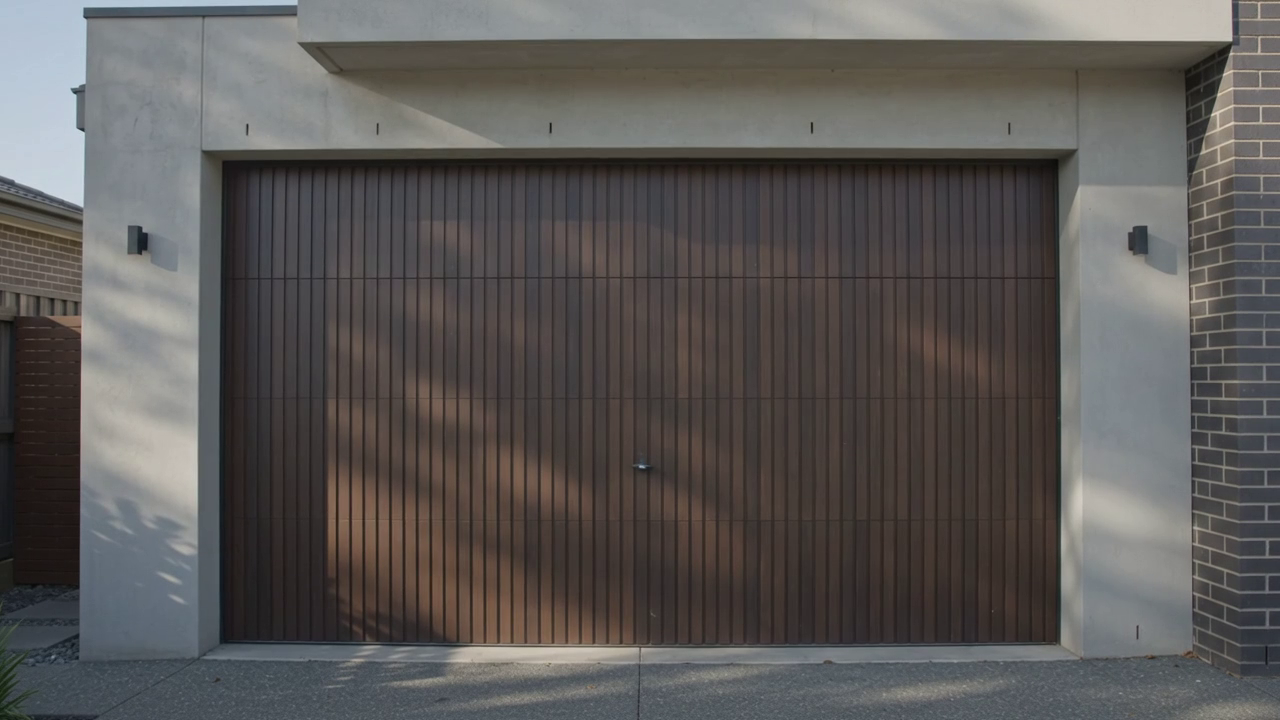
#> input picture frame 24 of VideoEntrenar.mp4, 1280 x 720 px, given in place of AndenPSP1.mp4, which was not available
$ python definir_roi.py
#> lines starting #> are read from the running program, lines starting #| are printed output that depends on the picture
### app/config.py
import os
from urllib.parse import quote
from dotenv import load_dotenv

# Cargar las variables del archivo .env
load_dotenv()

# --- 1. CONFIGURACIÓN DE LA API ---
API_URL = "http://127.0.0.1:8000/api/eventos/"
TOKEN_API = os.getenv("DJANGO_TOKEN_API", "")
HEADERS_API = {'Authorization': f'Token {TOKEN_API}'}

# --- 2. CONFIGURACIÓN DE LA CÁMARA ---
# Interruptor para alternar entre entorno de pruebas y producción.
# Se controla desde el .env con USAR_CAMARA_IP=True
USAR_CAMARA_IP = os.getenv("USAR_CAMARA_IP", "False").strip().lower() in ("true", "1", "si", "yes")

VIDEO_LOCAL = "Videos/AndenPSP1.mp4"

# Rutas RTSP conocidas segun fabricante, para el modo de descubrimiento
RUTAS_COMUNES = [
    "/cam/realmonitor?channel=1&subtype=0",   # Dahua sub-stream 0 (principal)
    "/cam/realmonitor?channel=1&subtype=1",   # Dahua sub-stream 1 (mas liviano)
    "/Streaming/Channels/101",                # Hikvision principal
    "/Streaming/Channels/102",                # Hikvision secundario
    "/live",
    "/h264Preview_01_main",                   # Reolink
    "",                                       # Sin ruta (algunas camaras genericas)
]


# [12 lines left out: function construir_url_rtsp, not called in this run]


def obtener_origen_video():
    """
    Retorna la URL RTSP de la cámara si USAR_CAMARA_IP es True,
    de lo contrario retorna la ruta del video local de pruebas.
    """
    if not USAR_CAMARA_IP:
        return VIDEO_LOCAL

    ruta = os.getenv("CAM_ROUTE", "").strip()
    return construir_url_rtsp(ruta if ruta else None)


# [4 lines left out: function ocultar_password, not called in this run]

### app/roi_config.py
import json
import os

import cv2
import numpy as np

# --- RUTAS ---
BASE_DIR = os.path.dirname(os.path.dirname(os.path.abspath(__file__)))
RUTA_ROIS = os.path.join(BASE_DIR, "config", "rois.json")

# Fracción mínima de la caja detectada que debe caer dentro de la zona
# para considerar que la detección pertenece a esa puerta.
SOLAPAMIENTO_MINIMO = 0.35


# [13 lines left out: function clave_origen, not called in this run]


class ZonaPuerta:
    """
    Región de interés poligonal asociada a una puerta.

    Los puntos se guardan normalizados (0.0 - 1.0) para que la zona siga siendo
    válida aunque cambie la resolución del video o de la cámara.
    """

    # [21 lines left out: functions __init__, preparar, not called in this run]

    def poligono(self, forma_frame):
        self.preparar(forma_frame)
        return self._poligono

    # [18 lines left out: function fraccion_dentro, not called in this run]

    def contiene(self, caja, forma_frame, umbral=SOLAPAMIENTO_MINIMO):
        return self.fraccion_dentro(caja, forma_frame) >= umbral

    # --- Dibujo ---
    # [24 lines left out: function dibujar, not called in this run]

    def a_dict(self):
        return {"nombre": self.nombre, "puntos": [list(p) for p in self.puntos_normalizados]}


def cargar_rois(origen_video):
    """
    Carga las zonas definidas para un origen de video.
    Retorna una lista vacía si no hay configuración (el sistema opera entonces
    sobre el frame completo, igual que antes).
    """
    if not os.path.exists(RUTA_ROIS):
        return []

    with open(RUTA_ROIS, "r", encoding="utf-8") as archivo:
        datos = json.load(archivo)

    zonas = datos.get(clave_origen(origen_video), [])
    return [ZonaPuerta(z["nombre"], z["puntos"]) for z in zonas]


# [15 lines left out: function guardar_rois, not called in this run]

### scripts/definir_roi.py
"""
Herramienta interactiva para definir las zonas de interés (ROI) de cada puerta.

Uso:
    python scripts/definir_roi.py

Controles:
    Click izquierdo  -> agregar punto al polígono en curso
    Click derecho    -> deshacer el último punto
    ENTER            -> cerrar el polígono y nombrarlo (por consola)
    d                -> eliminar la última zona guardada
    s                -> guardar todas las zonas en config/rois.json
    q / ESC          -> salir sin guardar
"""

import os
import sys

import cv2
import numpy as np

sys.path.append(os.path.dirname(os.path.dirname(os.path.abspath(__file__))))

from app.config import obtener_origen_video
from app.roi_config import ZonaPuerta, cargar_rois, guardar_rois

ANCHO_VENTANA = 1024
ALTO_VENTANA = 576
VENTANA = "Definir ROI de puertas"

puntos_en_curso = []


def al_hacer_click(evento, x, y, flags, parametros):
    if evento == cv2.EVENT_LBUTTONDOWN:
        puntos_en_curso.append((x, y))
    elif evento == cv2.EVENT_RBUTTONDOWN and puntos_en_curso:
        puntos_en_curso.pop()


def capturar_frame(origen):
#> called with origen = 'Videos/AndenPSP1.mp4'
    cap = cv2.VideoCapture(origen)
    if not cap.isOpened():
        print(f"No se pudo abrir el origen de video: {origen}")
        return None

    ret, frame = cap.read()
#> frame is the input picture: shape (720, 1280, 3); mean B, G, R 87.3, 88.8, 91.6
    cap.release()

    if not ret:
        print("No se pudo leer el primer frame del video.")
        return None
    return frame


def main():
    origen = obtener_origen_video()
    frame = capturar_frame(origen)
    if frame is None:
        return

    alto_original, ancho_original = frame.shape[:2]
#> alto_original = 720; ancho_original = 1280
    base = cv2.resize(frame, (ANCHO_VENTANA, ALTO_VENTANA))

    zonas = cargar_rois(origen)
    if zonas:
        print(f"Se cargaron {len(zonas)} zona(s) existente(s) para '{origen}'.")

    cv2.namedWindow(VENTANA)
    cv2.setMouseCallback(VENTANA, al_hacer_click)

    escala_x = ANCHO_VENTANA / ancho_original
#> escala_x = 0.8
    escala_y = ALTO_VENTANA / alto_original
#> escala_y = 0.8

    print(__doc__)

    while True:
        lienzo = base.copy()

        for zona in zonas:
            zona.dibujar(
                lienzo, escala_x, escala_y,
                forma_original=(alto_original, ancho_original),
            )

        # Polígono en construcción
        if puntos_en_curso:
            for punto in puntos_en_curso:
                cv2.circle(lienzo, punto, 4, (0, 255, 0), -1)
            if len(puntos_en_curso) > 1:
                cv2.polylines(
                    lienzo, [np.array(puntos_en_curso, dtype=np.int32)],
                    False, (0, 255, 0), 2,
                )

        cv2.putText(
            lienzo,
            f"Zonas: {len(zonas)} | puntos actuales: {len(puntos_en_curso)}",
            (20, 30), cv2.FONT_HERSHEY_SIMPLEX, 0.65, (255, 255, 255), 2,
        )
        cv2.putText(
            lienzo, "ENTER=cerrar zona  d=borrar ultima  s=guardar  q=salir",
            (20, ALTO_VENTANA - 20), cv2.FONT_HERSHEY_SIMPLEX, 0.55, (200, 200, 200), 1,
        )
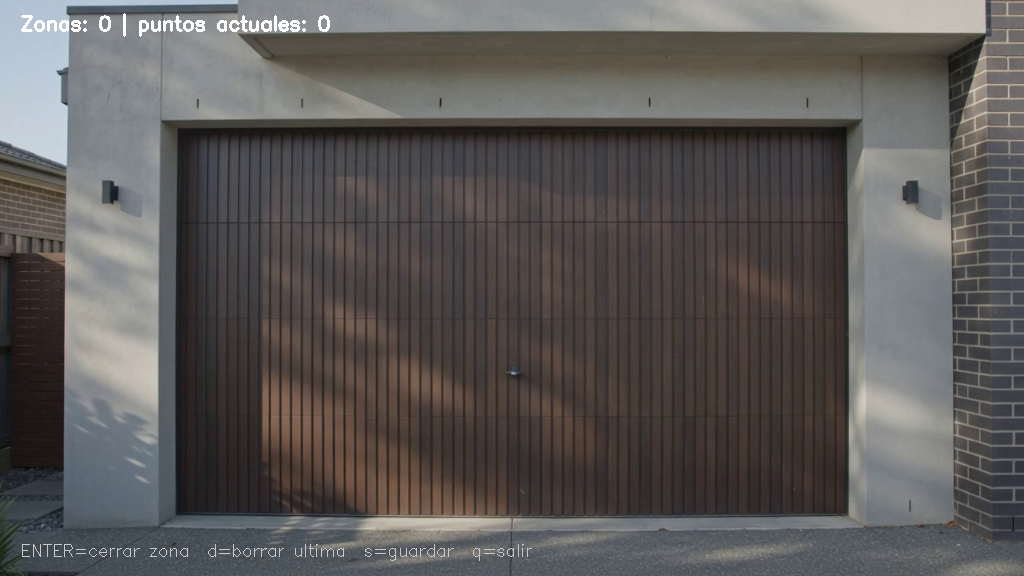
#> lienzo: shape (576, 1024, 3); mean B, G, R 87.7, 89.3, 92.1

        cv2.imshow(VENTANA, lienzo)
        tecla = cv2.waitKey(20) & 0xFF
#> (key q is pressed here)

        if tecla in (ord('q'), 27):
            print("Salida sin guardar.")
            break

        if tecla in (13, 10):  # ENTER
            if len(puntos_en_curso) < 3:
                print("Se necesitan al menos 3 puntos para cerrar una zona.")
                continue

            nombre = input("Nombre de la puerta (ej. Anden PSP 1): ").strip()
            if not nombre:
                nombre = f"Puerta {len(zonas) + 1}"

            # Normalizamos respecto a la resolución original del video
            normalizados = [
                (x / ANCHO_VENTANA, y / ALTO_VENTANA) for x, y in puntos_en_curso
            ]
            zonas.append(ZonaPuerta(nombre, normalizados))
            puntos_en_curso.clear()
            print(f"Zona '{nombre}' agregada.")

        elif tecla == ord('d') and zonas:
            eliminada = zonas.pop()
            print(f"Zona '{eliminada.nombre}' eliminada.")

        elif tecla == ord('s'):
            ruta = guardar_rois(origen, zonas)
            print(f"{len(zonas)} zona(s) guardada(s) en {ruta}")
            break

    cv2.destroyAllWindows()


if __name__ == "__main__":
    main()

$ run again, starting later in the video
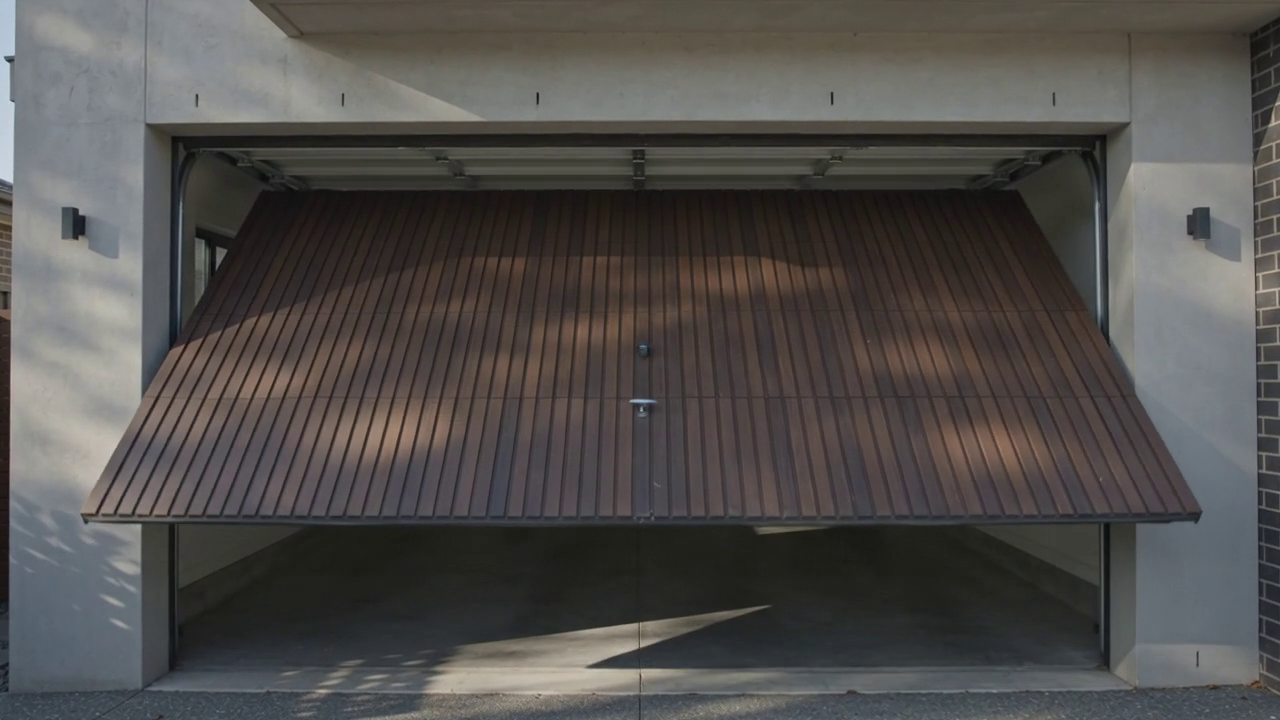
#> input picture frame 108 of VideoEntrenar.mp4, 1280 x 720 px, given in place of AndenPSP1.mp4, which was not available
#> in capturar_frame, frame is the input picture: shape (720, 1280, 3); mean B, G, R 77.1, 79.1, 81.8
#> in main, `cv2.putText( lienzo, "ENTER=cerrar zona  d=borrar ultima  s=guardar  q..`:
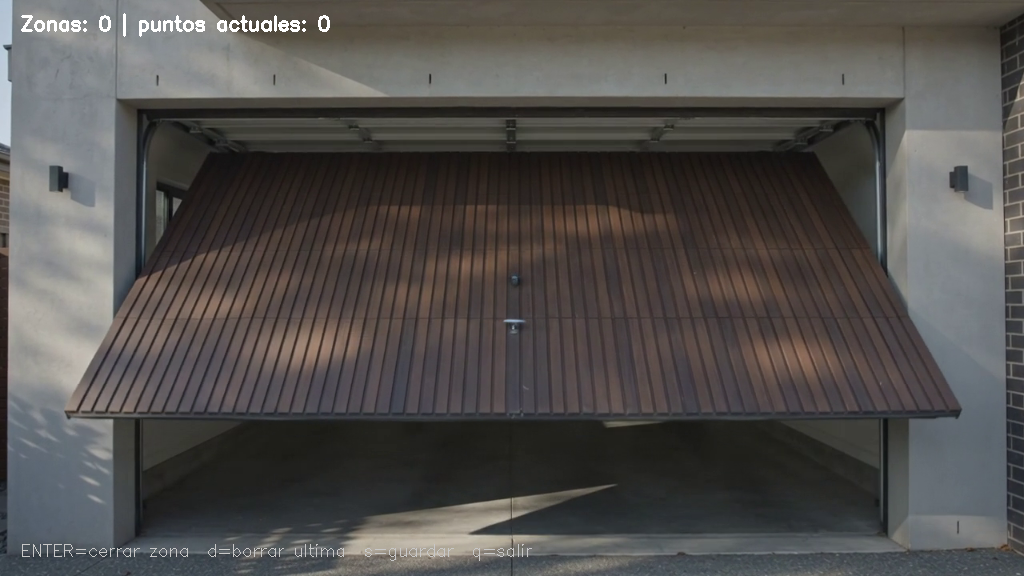
#> lienzo: shape (576, 1024, 3); mean B, G, R 77.6, 79.7, 82.3

$ run again, starting later in the video
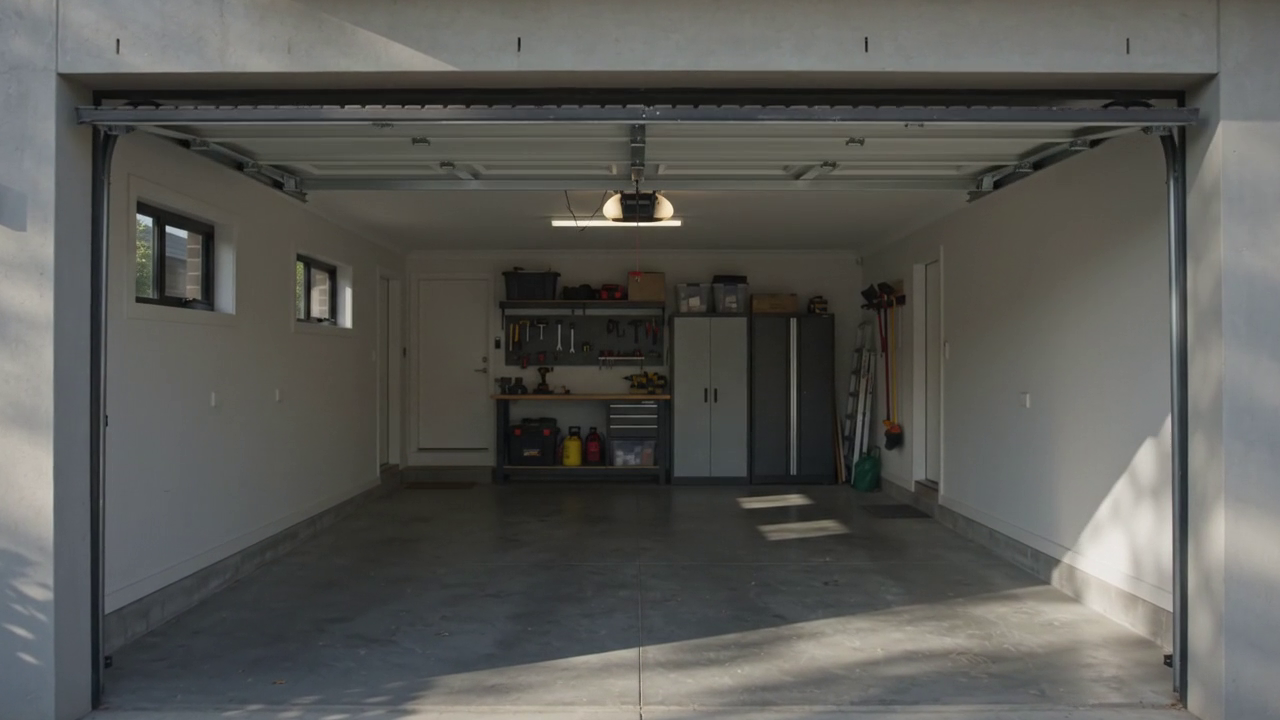
#> input picture frame 192 of VideoEntrenar.mp4, 1280 x 720 px, given in place of AndenPSP1.mp4, which was not available
#> in capturar_frame, frame is the input picture: shape (720, 1280, 3); mean B, G, R 85.3, 89.3, 89.3
#> in main, `cv2.putText( lienzo, "ENTER=cerrar zona  d=borrar ultima  s=guardar  q..`:
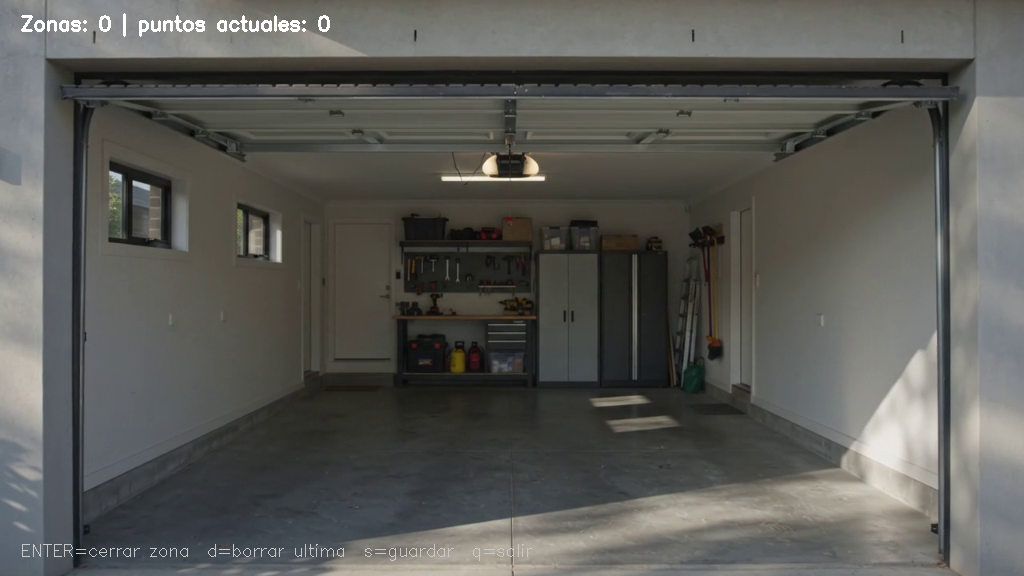
#> lienzo: shape (576, 1024, 3); mean B, G, R 85.8, 89.7, 89.8
